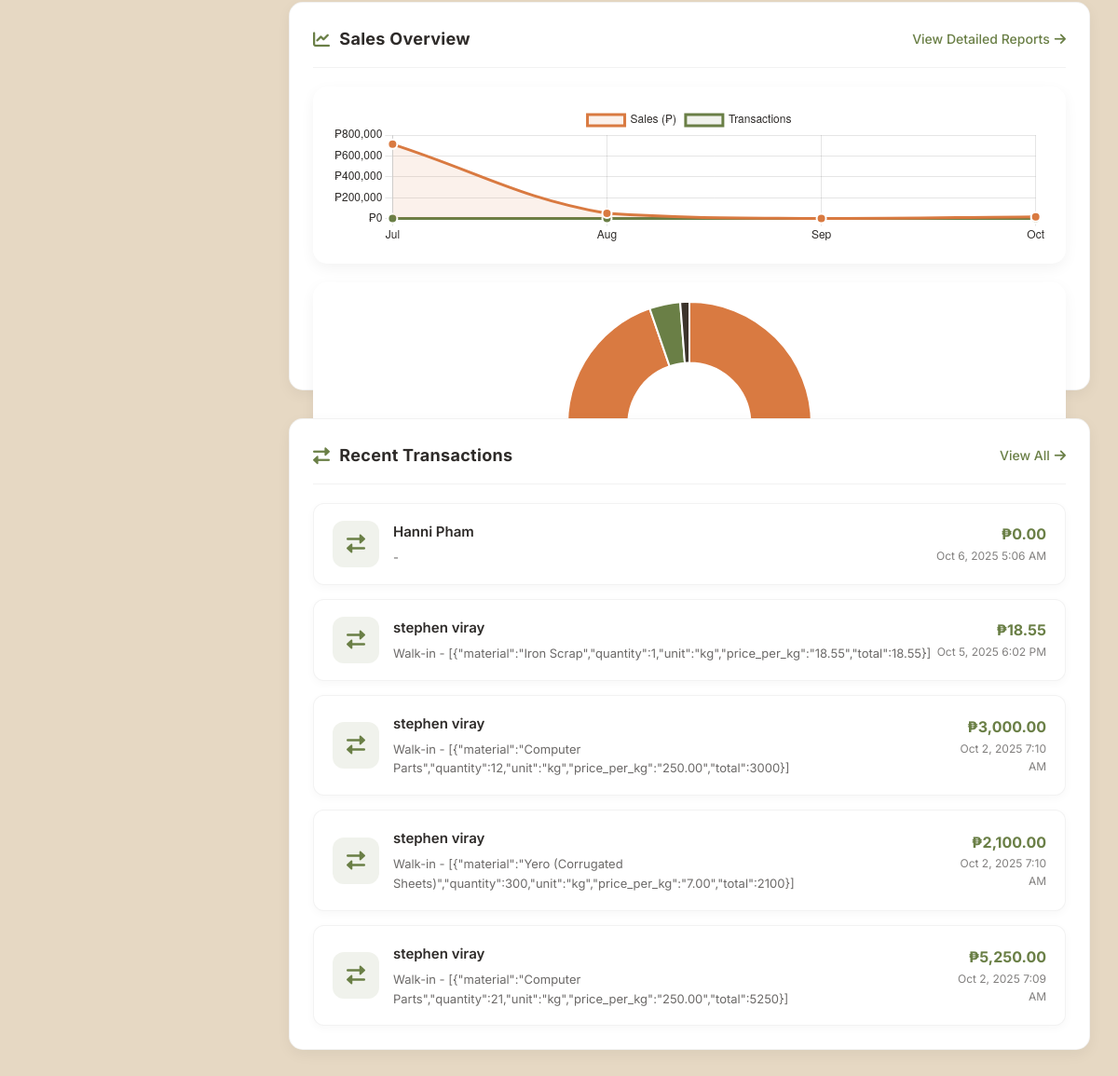
Page /admin/index.php (signed in, lower part) on the earlier database version.
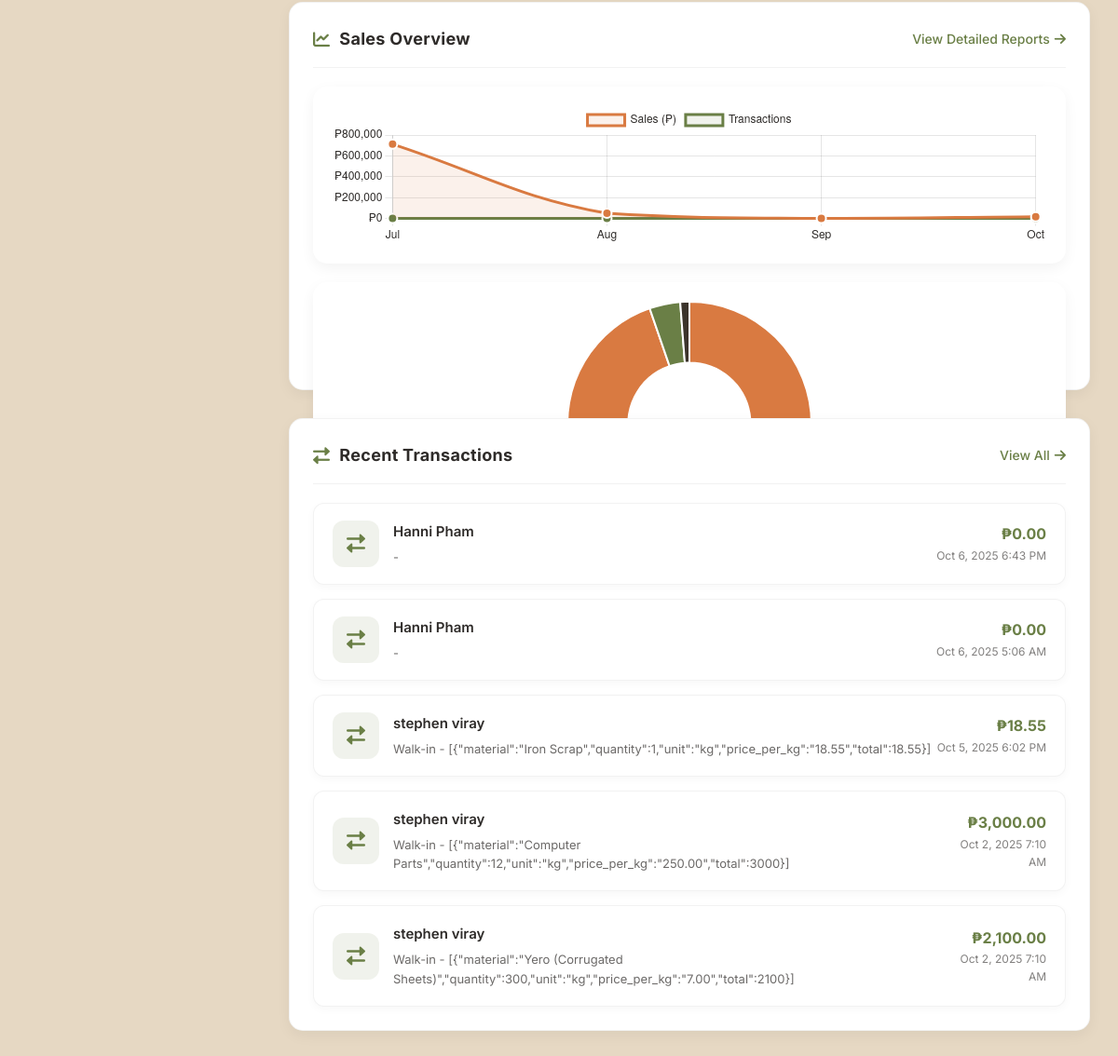
Same page on the later database version.
### tables this page shows
CREATE TABLE `transactions` (
  `id` int(11) NOT NULL AUTO_INCREMENT,
  `transaction_id` varchar(20) NOT NULL,
  `user_id` int(11) DEFAULT NULL,
  `created_by` int(11) DEFAULT NULL,
  `name` varchar(100) NOT NULL,
  `transaction_type` enum('Pickup','Walk-in','Loyalty') NOT NULL,
  `type` enum('Purchase','Sale') NOT NULL DEFAULT 'Sale',
  `transaction_date` date NOT NULL,
  `transaction_time` time NOT NULL,
  `item_details` text NOT NULL,
  `additional_info` text DEFAULT NULL,
  `status` enum('Completed','Pending','Cancelled') DEFAULT 'Pending',
  `cancel_reason` text DEFAULT NULL,
  `cancelled_at` datetime DEFAULT NULL,
  `amount` decimal(10,2) NOT NULL,
  `created_at` timestamp NOT NULL DEFAULT current_timestamp(),
  `points_earned` int(11) DEFAULT 0,
  `points_redeemed` int(11) DEFAULT 0,
  `pickup_date` date DEFAULT NULL,
  `time_slot` varchar(50) DEFAULT NULL,
  `shipping_method` varchar(255) DEFAULT NULL,
  `shipping_fee` decimal(10,2) DEFAULT NULL,
  PRIMARY KEY (`id`),
  UNIQUE KEY `transaction_id` (`transaction_id`),
  KEY `user_id` (`user_id`)
);

CREATE TABLE `users` (
  `id` int(11) NOT NULL AUTO_INCREMENT,
  `first_name` varchar(50) NOT NULL,
  `last_name` varchar(50) NOT NULL,
  `username` varchar(50) DEFAULT NULL,
  `email` varchar(100) NOT NULL,
  `phone` varchar(20) NOT NULL,
  `address` text NOT NULL,
  `profile_image` varchar(255) DEFAULT NULL,
  `password_hash` varchar(255) NOT NULL,
  `user_type` enum('individual','business','collector') NOT NULL,
  `agreed_terms` tinyint(1) DEFAULT 0,
  `created_at` timestamp NOT NULL DEFAULT current_timestamp(),
  `loyalty_points` int(11) DEFAULT 0,
  `loyalty_tier` enum('bronze','silver','gold','platinum','diamond','ethereal') DEFAULT 'bronze',
  `referral_code` varchar(20) DEFAULT NULL,
  `referred_by` int(11) DEFAULT NULL,
  `is_admin` tinyint(1) DEFAULT 0,
  `last_login` datetime DEFAULT NULL,
  `is_verified` tinyint(1) DEFAULT 0,
  `verification_token` varchar(255) DEFAULT NULL,
  `token_expires_at` datetime DEFAULT NULL,
  `reset_token` varchar(64) DEFAULT NULL,
  `reset_token_expires` datetime DEFAULT NULL,
  `facebook_id` varchar(255) DEFAULT NULL,
  `api_key` varchar(64) DEFAULT NULL,
  `two_factor_auth` tinyint(1) DEFAULT 0,
  `two_factor_secret` varchar(32) DEFAULT NULL,
  PRIMARY KEY (`id`),
  UNIQUE KEY `email` (`email`),
  UNIQUE KEY `username_UNIQUE` (`username`),
  UNIQUE KEY `referral_code_UNIQUE` (`referral_code`),
  UNIQUE KEY `uniq_api_key` (`api_key`),
  KEY `idx_api_key` (`api_key`)
);

### admin/index.php (the view, shortened to what this page needs)
<?php
require_once 'db_connection.php';
$language = 'en';
$t = $translations[$language];
$transaction_query = "SELECT
                        t.transaction_id,
                        t.transaction_type,
                        t.transaction_date,
                        t.transaction_time,
                        t.Item_details,
                        t.status,
                        t.amount,
                        t.points_earned,
                        t.points_redeemed,
                        t.created_at,
                        u.first_name,
                        u.last_name
                     FROM transactions t
                     JOIN users u ON t.user_id = u.id
                     ORDER BY t.transaction_date DESC, t.transaction_time DESC
                     LIMIT 5";
try {
    $transactions_result = $conn->query($transaction_query);
    $transactions = $transactions_result->fetchAll(PDO::FETCH_ASSOC);
} catch (PDOException $e) {
    error_log("Transactions query failed: " . $e->getMessage());
    $transactions = [];
}
?>
<!DOCTYPE html>
<html lang="en">
<head>
    <link rel="stylesheet" href="https://cdnjs.cloudflare.com/ajax/libs/font-awesome/6.0.0-beta3/css/all.min.css">
</head>
<body>
    <div class="main-content">
        <div class="dashboard-card">
            <div class="card-header">
                <h2 class="card-title">
                    <i class="fas fa-chart-line"></i>
                    <?php echo $t['sales_overview']; ?>
                </h2>
                <a href="reports.php" class="view-all">
                    <?php echo $t['view_detailed_reports']; ?>
                    <i class="fas fa-arrow-right"></i>
                </a>
            </div>
            <div class="chart-container">
                <div class="main-chart">
                    <canvas id="salesChart"></canvas>
                </div>
                <div class="secondary-chart">
                </div>
            </div>
        </div>
        <div class="dashboard-card">
            <div class="card-header">
                <h2 class="card-title">
                    <i class="fas fa-exchange-alt"></i>
                    <?php echo $t['recent_transactions']; ?>
                </h2>
                <a href="transactions.php" class="view-all">
                    <?php echo $t['view_all']; ?>
                    <i class="fas fa-arrow-right"></i>
                </a>
            </div>
            <div class="transaction-list">
                <?php if (!empty($transactions)): ?>
                    <?php foreach ($transactions as $transaction): ?>
                        <div class="transaction-item">
                            <div class="transaction-info">
                                <div class="transaction-icon">
                                    <i class="fas fa-<?php echo $transaction['transaction_type'] === 'purchase' ? 'shopping-cart' : 'exchange-alt'; ?>"></i>
                                </div>
                                <div class="transaction-details">
                                    <h4><?php echo htmlspecialchars($transaction['first_name'] . ' ' . $transaction['last_name']); ?></h4>
                                    <p><?php echo htmlspecialchars($transaction['transaction_type']); ?> - <?php echo htmlspecialchars($transaction['Item_details']); ?></p>
                                </div>
                            </div>
                            <div class="transaction-amount">
                                <div class="amount">₱<?php echo number_format($transaction['amount'], 2); ?></div>
                                <div class="transaction-date">
                                    <?php echo date('M j, Y g:i A', strtotime($transaction['transaction_date'] . ' ' . $transaction['transaction_time'])); ?>
                                </div>
                            </div>
                        </div>
                    <?php endforeach; ?>
                <?php endif; ?>
            </div>
        </div>
    </div>
</body>
</html>

Differences in the rows shown:
no longer on this page (row unchanged): transactions: user.last_name "stephen viray", transaction_type "Walk-in", item_details "[{\"material\":\"Computer Parts\",\"quantity\":21,\"unit\":\"kg\",\"price_per_kg\":\"250.00\",\"total\":5250}]", amount "5,250.00", transaction_date+transaction_time "Oct 2, 2025 7:09 AM"
added transactions: user.last_name "Hanni Pham", amount "0.00", transaction_date+transaction_time "Oct 6, 2025 6:43 PM"
